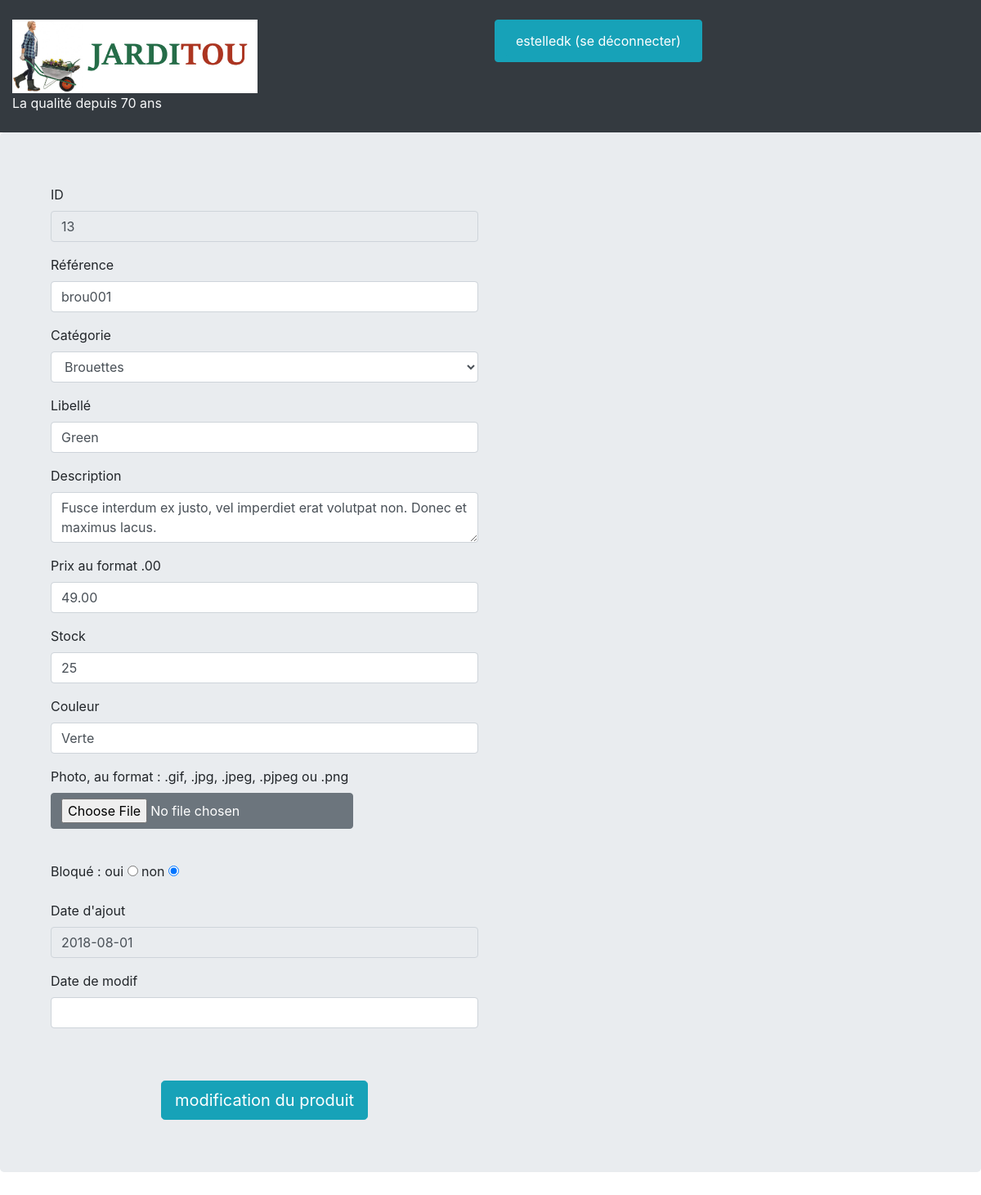
Page /views/formulaireUpdate.php?pro_id=13 (signed in) on the committed database.
### tables this page shows
CREATE TABLE IF NOT EXISTS `produits` (
  `pro_id` int(10) UNSIGNED NOT NULL AUTO_INCREMENT COMMENT 'Clé de la table produits',
  `pro_cat_id` int(10) UNSIGNED NOT NULL COMMENT 'Catégorie du produit',
  `pro_ref` varchar(10) NOT NULL COMMENT 'Référence produit',
  `pro_libelle` varchar(200) NOT NULL COMMENT 'Nom du produit',
  `pro_description` varchar(1000) DEFAULT NULL COMMENT 'Description du produit',
  `pro_prix` decimal(6,2) UNSIGNED NOT NULL COMMENT 'Prix ',
  `pro_stock` int(11) NOT NULL DEFAULT '0' COMMENT 'Nombre d''unités en stock',
  `pro_couleur` varchar(30) DEFAULT NULL COMMENT 'Couleur',
  `pro_photo` varchar(4) DEFAULT 'jpg' COMMENT 'Extension de la photo',
  `pro_d_ajout` date NOT NULL COMMENT 'Date d''ajout',
  `pro_d_modif` datetime DEFAULT NULL COMMENT 'Date de modification',
  `pro_bloque` tinyint(1) DEFAULT NULL COMMENT 'Bloquer le produit à la vente',
  PRIMARY KEY (`pro_id`),
  UNIQUE KEY `idx_pro_ref` (`pro_ref`),
  KEY `fk_produits_cat_id` (`pro_cat_id`)
);

CREATE TABLE IF NOT EXISTS `categories` (
  `cat_id` int(10) UNSIGNED NOT NULL AUTO_INCREMENT COMMENT 'Clé de la table catégorie',
  `cat_nom` varchar(200) NOT NULL COMMENT 'Nom de la catégorie',
  `cat_parent` int(10) UNSIGNED DEFAULT NULL COMMENT 'Catégorie parente',
  PRIMARY KEY (`cat_id`),
  KEY `fk_categories_cat_parent` (`cat_parent`)
);

### model/modFormUpdate.php (called while the page is built, shortened)
<?php
$pro_id = $_GET['pro_id'];
$selectProd = 'SELECT * FROM produits
			WHERE pro_id ='.$pro_id;
$reponseProd = $db->query($selectProd);
$fetchProd = $reponseProd->fetch(PDO::FETCH_OBJ);
$selectCat = 'SELECT cat_id, cat_nom FROM categories
			ORDER BY cat_nom ASC';
$reponseCat = $db->query($selectCat);
?>

### views/formulaireUpdate.php (the view, shortened to what this page needs)
<?php
include ('header1headSession.php'); ?>
<?php
include ('header2bodyImg.php');
include ('../controler/ctrlFormUpdate.php');
include ('../model/modFormUpdate.php');
?>
<form action="" method="POST" enctype="multipart/form-data">
<div class="jumbotron">
<div class="container">
<div class="col-6">
	<div class="form-group col-xs-6">
		<label for="pro_id">ID</label>
		<input id="pro_id" name="pro_id" type="text" class="form-control" value="<?php echo $fetchProd->pro_id; ?>" readonly="readonly">
	</div>
	<div class="form-group col-xs-6">
		<label for="ref">Référence</label>
		<input id="ref" name="ref" type="text" class="form-control" value="<?php echo isset($_POST['ref']) ? $_POST['ref'] : $fetchProd->pro_ref ?>">
	</div>
	<div class="form-group col-xs-6">
        <label for="categories">Catégorie</label>
		<select id="categories" name="categories" class="form-control">
        <?php
            while ($fetchCat = $reponseCat->fetch(PDO::FETCH_OBJ))
            { ?>
				<option value="<?php echo $fetchCat->cat_id ?>"<?php echo isset($_POST['categories']) && $_POST['categories'] == $fetchCat->cat_id || $fetchCat->cat_id == $fetchProd->pro_cat_id  ? 'selected' : '' ?>><?php echo $fetchCat->cat_nom ?></option>
		<?php
			} ?>
        </select>
	 </div>
	<div class="form-group col-xs-6">
		<label for="label">Libellé</label>
		<input id="label" name="label" type="text" class="form-control" value="<?php echo isset($_POST['label']) ? $_POST['label'] : $fetchProd->pro_libelle ?>">
	</div>
	<div class="form-group col-xs-6">
		<label for="description">Description</label>
		<textarea id="description" name="description" class="form-control" cols="150" rows=auto><?php echo isset($_POST['decription']) ? $_POST['description'] : $fetchProd->pro_description ?></textarea>
	</div>
	<div class="form-group col-xs-6" class="text-right">
		<label for="price">Prix au format .00</label>
		<input id="price" name="price" type="text" class="form-control" value="<?php echo isset($_POST['price']) ? $_POST['price'] : $fetchProd->pro_prix ?>">
	</div>
	<div class="form-group col-xs-6">
		<label for="stock">Stock</label>
		<input id="stock" name="stock" type="text" class="form-control" value="<?php echo isset($_POST['stock']) ? $_POST['stock'] : $fetchProd->pro_stock ?>">
	</div>
	<div class="form-group col-xs-6">
		<label for="color">Couleur</label>
		<input id="color" name="color" type="text" class="form-control" value="<?php echo isset($_POST['color']) ? $_POST['color'] : $fetchProd->pro_couleur ?>">
	</div>
	<div class="form-group col-xs-6">
		<label for="file">Photo, au format : .gif, .jpg, .jpeg, .pjpeg ou .png</label><br>
		<input id="file" name="file" type="file" class="btn btn-secondary" size="30">
	</div><br>
	<div class="form-row">
		<div class="form-group col-l-6">
				<label>Bloqué :  oui</label>
				<input name="radio2" type="radio" value="1">
				<label>non</label>
				<input name="radio2" type="radio" value="2" checked>
		 </div>
	</div>
	<div class="form-group col-xs-6">
		<label for="dateAjout">Date d'ajout</label>
		<input id="dateAjout" name="dateAjout" type="text" class="form-control" value="<?php echo $fetchProd->pro_d_ajout; ?>" readonly="readonly">
	</div>
	<div class="form-group col-xs-6">
		<label for="dateModif">Date de modif</label>
		<input id="dateModif" name="dateModif" type="text" class="form-control" value="<?php echo isset($_POST['dateModif']) ? $_POST['dateModif'] : $fetchProd->pro_d_modif ?>">
	</div>
    <br><br>
    <div class="text-center">
		<input name="submit" type="submit" class="btn btn-info btn-lg" value="modification du produit">
	</div>
</div>
</form>
</body>
</html>

### rows in the picture
produits: pro_id "13", ref "brou001", categories "Brouettes", label "Green", description "Fusce interdum ex justo, vel imperdiet erat volutpat non. Donec et maximus lacus.", price "49.00", stock "25", color "Verte", dateAjout "2018-08-01"

### other values in the picture
$_SESSION['login'] "estelledk"
